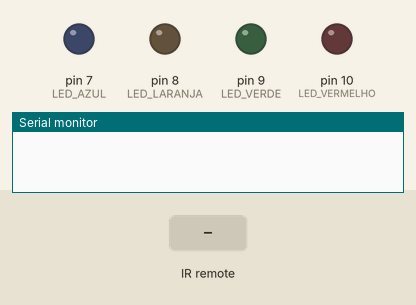
Bench run of a sketch on a simulated Arduino Uno, built with avr-gcc and run on an emulated ATmega328P. On the bench: output pins drawn as LEDs (lit = HIGH), the last lines printed to the serial monitor. The test bench sets the inputs (shaded band).

Above: at 1.2 s.
1.3 s: infrared code 0xFD08F7 received
At 2.6 s:
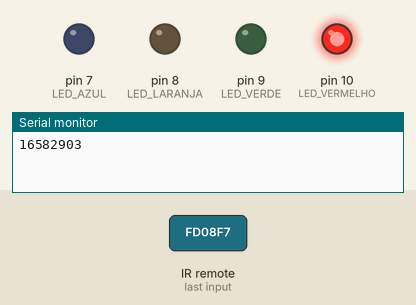
2.9 s: infrared code 0xFD8877 received
At 3.9 s:
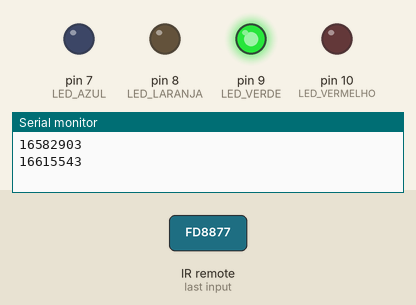
4.5 s: infrared code 0xFD48B7 received
At 5.2 s:
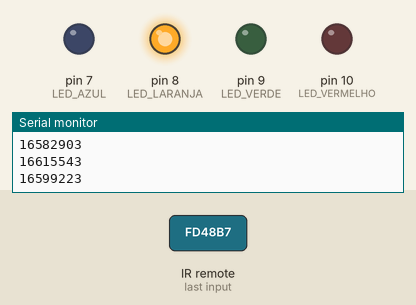
6.1 s: infrared code 0xFD28D7 received
At 6.5 s:
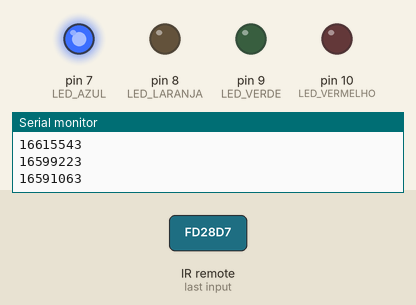
Timing chart, 0 to 8.7 s (numbered marks = the images above; inputs shaded):
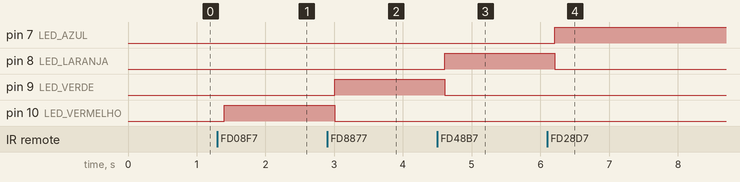

Measured:
- after the input at 1.3 s, pin 10 (LED_VERMELHO): LOW → HIGH after 0.10 s
- after the input at 2.9 s, pin 9 (LED_VERDE): LOW → HIGH after 0.10 s; pin 10 (LED_VERMELHO): HIGH → LOW after 0.10 s
- after the input at 4.5 s, pin 8 (LED_LARANJA): LOW → HIGH after 0.11 s; pin 9 (LED_VERDE): HIGH → LOW after 0.11 s
- after the input at 6.1 s, pin 7 (LED_AZUL): LOW → HIGH after 0.11 s; pin 8 (LED_LARANJA): HIGH → LOW after 0.11 s

The sketch:

infraredRemote.ino
```cpp
#include <IRremote.h>

int const PINO_RECEPTOR = 11;
int LED_VERMELHO = 10;
int LED_VERDE = 9;
int LED_LARANJA = 8;
int LED_AZUL = 7;

int butao_Power = 16580863;
int vol_mais;
int vol_menos;
int skip;
int back;
int stop;
int butao_0;
int butao_1;
int butao_2;
int butao_3;
int butao_4;
int butao_5;
int butao_6;
int butao_7;
int butao_8;
int butao_9;


IRrecv receptor(PINO_RECEPTOR);

decode_results valorSaida;

void setup()
{
  Serial.begin(9600);
  pinMode(LED_VERMELHO, OUTPUT);
  pinMode(LED_VERDE, OUTPUT);
  pinMode(LED_LARANJA, OUTPUT);
  pinMode(LED_AZUL, OUTPUT);
  receptor.enableIRIn(); //Inicia o receptor
}

void loop() {
  if (receptor.decode(&valorSaida)) {
    receptor.resume(); // Recebe o próximo valor

    Serial.println(valorSaida.value);
    delay(100);


    if (valorSaida.value == 0xFD08F7){
      digitalWrite(LED_VERMELHO, HIGH);
      digitalWrite(LED_VERDE, LOW);
      digitalWrite(LED_LARANJA, LOW);
      digitalWrite(LED_AZUL, LOW);
    }else if (valorSaida.value == 0xFD8877) {
      digitalWrite(LED_VERDE, HIGH);
      digitalWrite(LED_VERMELHO, LOW);
      digitalWrite(LED_LARANJA, LOW);
      digitalWrite(LED_AZUL, LOW);
    }else if (valorSaida.value == 0xFD48B7){
      digitalWrite(LED_LARANJA, HIGH);
      digitalWrite(LED_VERMELHO, LOW);
      digitalWrite(LED_VERDE, LOW);
      digitalWrite(LED_AZUL, LOW);
    }else if (valorSaida.value == 0xFD28D7){
      digitalWrite(LED_AZUL, HIGH);
      digitalWrite(LED_VERMELHO, LOW);
      digitalWrite(LED_VERDE, LOW);
      digitalWrite(LED_LARANJA, LOW);
    }
  }
  delay(100);
}
```
